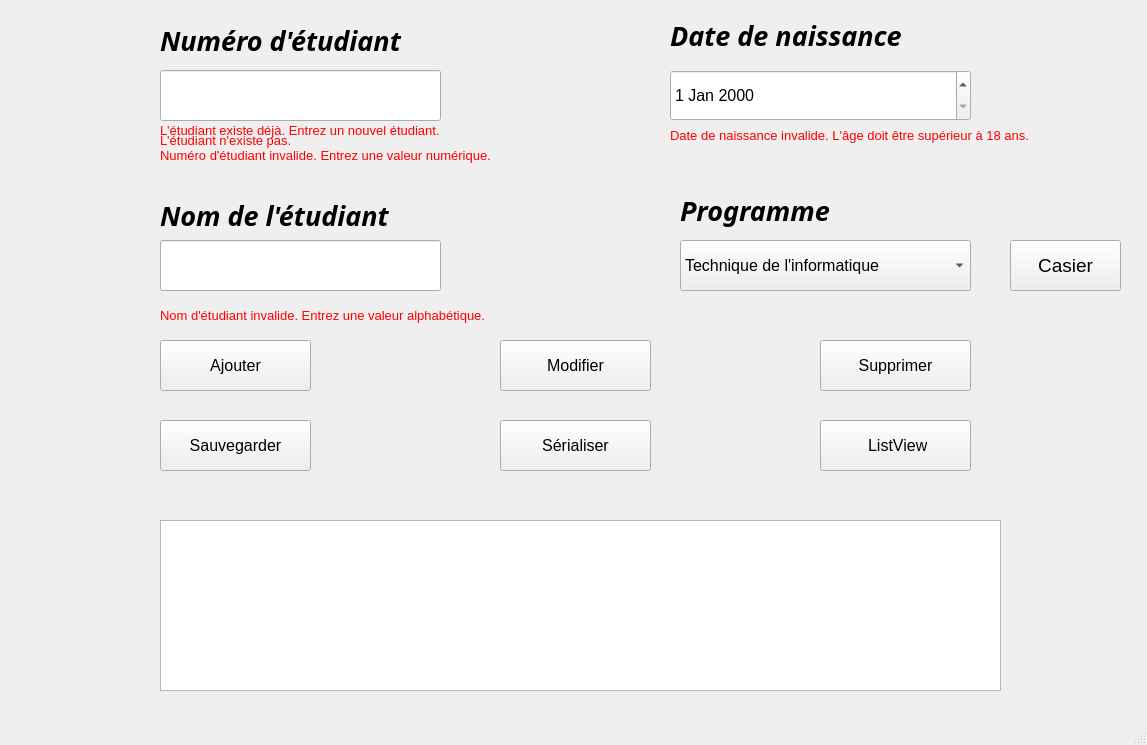
<?xml version="1.0" encoding="UTF-8"?>
<ui version="4.0">
 <class>MainWindow</class>
 <widget class="QMainWindow" name="MainWindow">
  <property name="geometry">
   <rect>
    <x>0</x>
    <y>0</y>
    <width>1147</width>
    <height>745</height>
   </rect>
  </property>
  <property name="windowTitle">
   <string>MainWindow</string>
  </property>
  <widget class="QWidget" name="centralwidget">
   <widget class="QPushButton" name="pushButton_ajouter">
    <property name="geometry">
     <rect>
      <x>160</x>
      <y>340</y>
      <width>151</width>
      <height>51</height>
     </rect>
    </property>
    <property name="font">
     <font>
      <pointsize>12</pointsize>
     </font>
    </property>
    <property name="text">
     <string>Ajouter</string>
    </property>
   </widget>
   <widget class="QLabel" name="label_numero">
    <property name="geometry">
     <rect>
      <x>160</x>
      <y>25</y>
      <width>271</width>
      <height>31</height>
     </rect>
    </property>
    <property name="font">
     <font>
      <family>Agency FB</family>
      <pointsize>20</pointsize>
      <weight>75</weight>
      <italic>true</italic>
      <bold>true</bold>
     </font>
    </property>
    <property name="text">
     <string>Numéro d'étudiant</string>
    </property>
   </widget>
   <widget class="QLineEdit" name="lineEdit_numero">
    <property name="geometry">
     <rect>
      <x>160</x>
      <y>70</y>
      <width>281</width>
      <height>51</height>
     </rect>
    </property>
    <property name="font">
     <font>
      <pointsize>12</pointsize>
      <italic>true</italic>
     </font>
    </property>
   </widget>
   <widget class="QTextBrowser" name="textBrowser_afficher">
    <property name="geometry">
     <rect>
      <x>160</x>
      <y>520</y>
      <width>841</width>
      <height>171</height>
     </rect>
    </property>
   </widget>
   <widget class="QLineEdit" name="lineEdit_nom">
    <property name="geometry">
     <rect>
      <x>160</x>
      <y>240</y>
      <width>281</width>
      <height>51</height>
     </rect>
    </property>
    <property name="font">
     <font>
      <pointsize>12</pointsize>
      <italic>true</italic>
     </font>
    </property>
   </widget>
   <widget class="QLabel" name="label_nom">
    <property name="geometry">
     <rect>
      <x>160</x>
      <y>200</y>
      <width>271</width>
      <height>31</height>
     </rect>
    </property>
    <property name="font">
     <font>
      <family>Agency FB</family>
      <pointsize>20</pointsize>
      <weight>75</weight>
      <italic>true</italic>
      <bold>true</bold>
     </font>
    </property>
    <property name="text">
     <string>Nom de l'étudiant</string>
    </property>
   </widget>
   <widget class="QLabel" name="label_erreur_numero">
    <property name="enabled">
     <bool>true</bool>
    </property>
    <property name="geometry">
     <rect>
      <x>160</x>
      <y>140</y>
      <width>441</width>
      <height>31</height>
     </rect>
    </property>
    <property name="font">
     <font>
      <pointsize>10</pointsize>
      <weight>50</weight>
      <bold>false</bold>
     </font>
    </property>
    <property name="text">
     <string>&lt;html&gt;&lt;head/&gt;&lt;body&gt;&lt;p&gt;&lt;span style=&quot; color:#ff0000;&quot;&gt; Numéro d'étudiant invalide. Entrez une valeur numérique.&lt;/span&gt;&lt;/p&gt;&lt;/body&gt;&lt;/html&gt;</string>
    </property>
   </widget>
   <widget class="QPushButton" name="pushButton_supprimer">
    <property name="geometry">
     <rect>
      <x>820</x>
      <y>340</y>
      <width>151</width>
      <height>51</height>
     </rect>
    </property>
    <property name="font">
     <font>
      <pointsize>12</pointsize>
     </font>
    </property>
    <property name="text">
     <string>Supprimer</string>
    </property>
   </widget>
   <widget class="QPushButton" name="pushButton_modifier">
    <property name="geometry">
     <rect>
      <x>500</x>
      <y>340</y>
      <width>151</width>
      <height>51</height>
     </rect>
    </property>
    <property name="font">
     <font>
      <pointsize>12</pointsize>
     </font>
    </property>
    <property name="text">
     <string>Modifier</string>
    </property>
   </widget>
   <widget class="QLabel" name="label_programme">
    <property name="geometry">
     <rect>
      <x>680</x>
      <y>190</y>
      <width>271</width>
      <height>41</height>
     </rect>
    </property>
    <property name="font">
     <font>
      <family>Agency FB</family>
      <pointsize>20</pointsize>
      <weight>75</weight>
      <italic>true</italic>
      <bold>true</bold>
     </font>
    </property>
    <property name="text">
     <string>Programme</string>
    </property>
   </widget>
   <widget class="QComboBox" name="comboBox_programme">
    <property name="geometry">
     <rect>
      <x>680</x>
      <y>240</y>
      <width>291</width>
      <height>51</height>
     </rect>
    </property>
    <property name="font">
     <font>
      <pointsize>12</pointsize>
     </font>
    </property>
    <item>
     <property name="text">
      <string>Technique de l'informatique</string>
     </property>
    </item>
    <item>
     <property name="text">
      <string>Sciences infirmières</string>
     </property>
    </item>
    <item>
     <property name="text">
      <string>Administration</string>
     </property>
    </item>
   </widget>
   <widget class="QPushButton" name="pushButton_sauvegarder">
    <property name="geometry">
     <rect>
      <x>160</x>
      <y>420</y>
      <width>151</width>
      <height>51</height>
     </rect>
    </property>
    <property name="font">
     <font>
      <pointsize>12</pointsize>
     </font>
    </property>
    <property name="text">
     <string>Sauvegarder</string>
    </property>
   </widget>
   <widget class="QPushButton" name="pushButton_afficher_listview">
    <property name="geometry">
     <rect>
      <x>820</x>
      <y>420</y>
      <width>151</width>
      <height>51</height>
     </rect>
    </property>
    <property name="font">
     <font>
      <pointsize>12</pointsize>
     </font>
    </property>
    <property name="text">
     <string> ListView</string>
    </property>
   </widget>
   <widget class="QDateEdit" name="dateEdit_DNaiss">
    <property name="geometry">
     <rect>
      <x>670</x>
      <y>70</y>
      <width>301</width>
      <height>51</height>
     </rect>
    </property>
    <property name="font">
     <font>
      <pointsize>12</pointsize>
     </font>
    </property>
   </widget>
   <widget class="QLabel" name="label_date_naiss">
    <property name="geometry">
     <rect>
      <x>670</x>
      <y>20</y>
      <width>271</width>
      <height>31</height>
     </rect>
    </property>
    <property name="font">
     <font>
      <family>Agency FB</family>
      <pointsize>20</pointsize>
      <weight>75</weight>
      <italic>true</italic>
      <bold>true</bold>
     </font>
    </property>
    <property name="text">
     <string>Date de naissance</string>
    </property>
   </widget>
   <widget class="QPushButton" name="pushButton_serealiser">
    <property name="geometry">
     <rect>
      <x>500</x>
      <y>420</y>
      <width>151</width>
      <height>51</height>
     </rect>
    </property>
    <property name="font">
     <font>
      <pointsize>12</pointsize>
     </font>
    </property>
    <property name="text">
     <string>Sérialiser</string>
    </property>
   </widget>
   <widget class="QLabel" name="label_erreur_nom">
    <property name="enabled">
     <bool>true</bool>
    </property>
    <property name="geometry">
     <rect>
      <x>160</x>
      <y>300</y>
      <width>441</width>
      <height>31</height>
     </rect>
    </property>
    <property name="font">
     <font>
      <pointsize>10</pointsize>
      <weight>50</weight>
      <bold>false</bold>
     </font>
    </property>
    <property name="text">
     <string>&lt;html&gt;&lt;head/&gt;&lt;body&gt;&lt;p&gt;&lt;span style=&quot; color:#ff0000;&quot;&gt;Nom d'étudiant invalide. Entrez une valeur alphabétique.&lt;/span&gt;&lt;/p&gt;&lt;/body&gt;&lt;/html&gt;</string>
    </property>
   </widget>
   <widget class="QLabel" name="label_erreur_date">
    <property name="enabled">
     <bool>true</bool>
    </property>
    <property name="geometry">
     <rect>
      <x>670</x>
      <y>120</y>
      <width>471</width>
      <height>31</height>
     </rect>
    </property>
    <property name="font">
     <font>
      <pointsize>10</pointsize>
      <weight>50</weight>
      <bold>false</bold>
     </font>
    </property>
    <property name="text">
     <string>&lt;html&gt;&lt;head/&gt;&lt;body&gt;&lt;p&gt;&lt;span style=&quot; color:#ff0000;&quot;&gt;Date de naissance invalide. L'âge doit être supérieur à 18 ans.&lt;/span&gt;&lt;/p&gt;&lt;/body&gt;&lt;/html&gt;</string>
    </property>
   </widget>
   <widget class="QLabel" name="label_erreur_Etu_Existe">
    <property name="geometry">
     <rect>
      <x>160</x>
      <y>120</y>
      <width>421</width>
      <height>21</height>
     </rect>
    </property>
    <property name="font">
     <font>
      <pointsize>10</pointsize>
     </font>
    </property>
    <property name="text">
     <string>&lt;html&gt;&lt;head/&gt;&lt;body&gt;&lt;p&gt;&lt;span style=&quot; color:#ff0000;&quot;&gt;L'étudiant existe déjà. Entrez un nouvel étudiant.&lt;/span&gt;&lt;/p&gt;&lt;/body&gt;&lt;/html&gt;</string>
    </property>
   </widget>
   <widget class="QLabel" name="label_erreur_Etu_Inexistant">
    <property name="geometry">
     <rect>
      <x>160</x>
      <y>130</y>
      <width>421</width>
      <height>21</height>
     </rect>
    </property>
    <property name="font">
     <font>
      <pointsize>10</pointsize>
     </font>
    </property>
    <property name="text">
     <string>&lt;html&gt;&lt;head/&gt;&lt;body&gt;&lt;p&gt;&lt;span style=&quot; color:#ff0000;&quot;&gt;L'étudiant n'existe pas.&lt;/span&gt;&lt;/p&gt;&lt;/body&gt;&lt;/html&gt;</string>
    </property>
   </widget>
   <widget class="QLabel" name="label_erreur_fichier">
    <property name="geometry">
     <rect>
      <x>460</x>
      <y>480</y>
      <width>271</width>
      <height>31</height>
     </rect>
    </property>
    <property name="font">
     <font>
      <pointsize>10</pointsize>
     </font>
    </property>
    <property name="autoFillBackground">
     <bool>true</bool>
    </property>
    <property name="text">
     <string>&lt;html&gt;&lt;head/&gt;&lt;body&gt;&lt;p&gt;&lt;br/&gt;&lt;/p&gt;&lt;/body&gt;&lt;/html&gt;</string>
    </property>
    <property name="textFormat">
     <enum>Qt::RichText</enum>
    </property>
    <property name="scaledContents">
     <bool>false</bool>
    </property>
    <property name="wordWrap">
     <bool>false</bool>
    </property>
   </widget>
   <widget class="QPushButton" name="pushButton_cas_open">
    <property name="geometry">
     <rect>
      <x>1010</x>
      <y>240</y>
      <width>111</width>
      <height>51</height>
     </rect>
    </property>
    <property name="font">
     <font>
      <pointsize>14</pointsize>
     </font>
    </property>
    <property name="text">
     <string>Casier</string>
    </property>
   </widget>
  </widget>
  <widget class="QMenuBar" name="menubar">
   <property name="geometry">
    <rect>
     <x>0</x>
     <y>0</y>
     <width>1147</width>
     <height>21</height>
    </rect>
   </property>
  </widget>
  <widget class="QStatusBar" name="statusbar"/>
 </widget>
 <tabstops>
  <tabstop>pushButton_ajouter</tabstop>
  <tabstop>lineEdit_numero</tabstop>
 </tabstops>
 <resources/>
 <connections/>
</ui>
